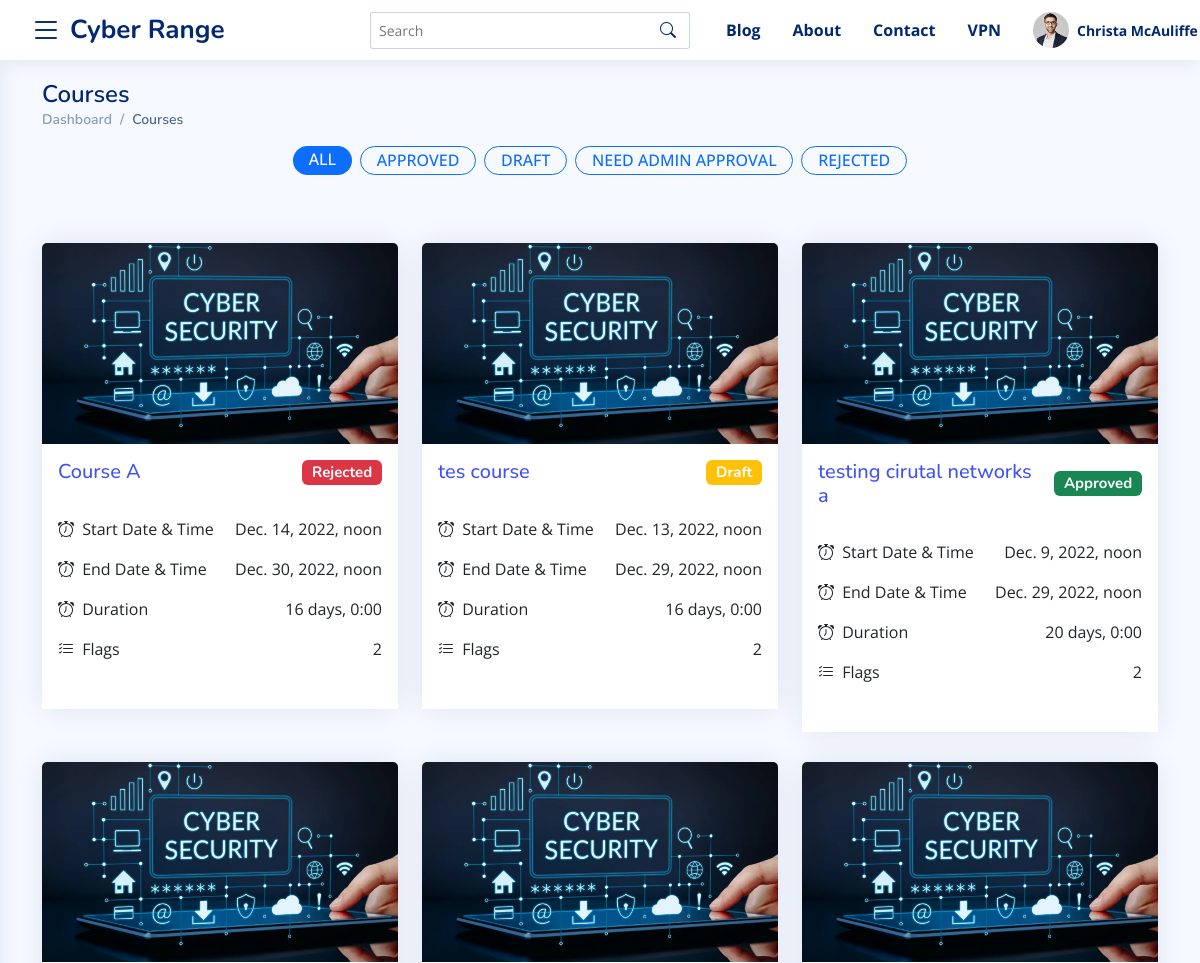
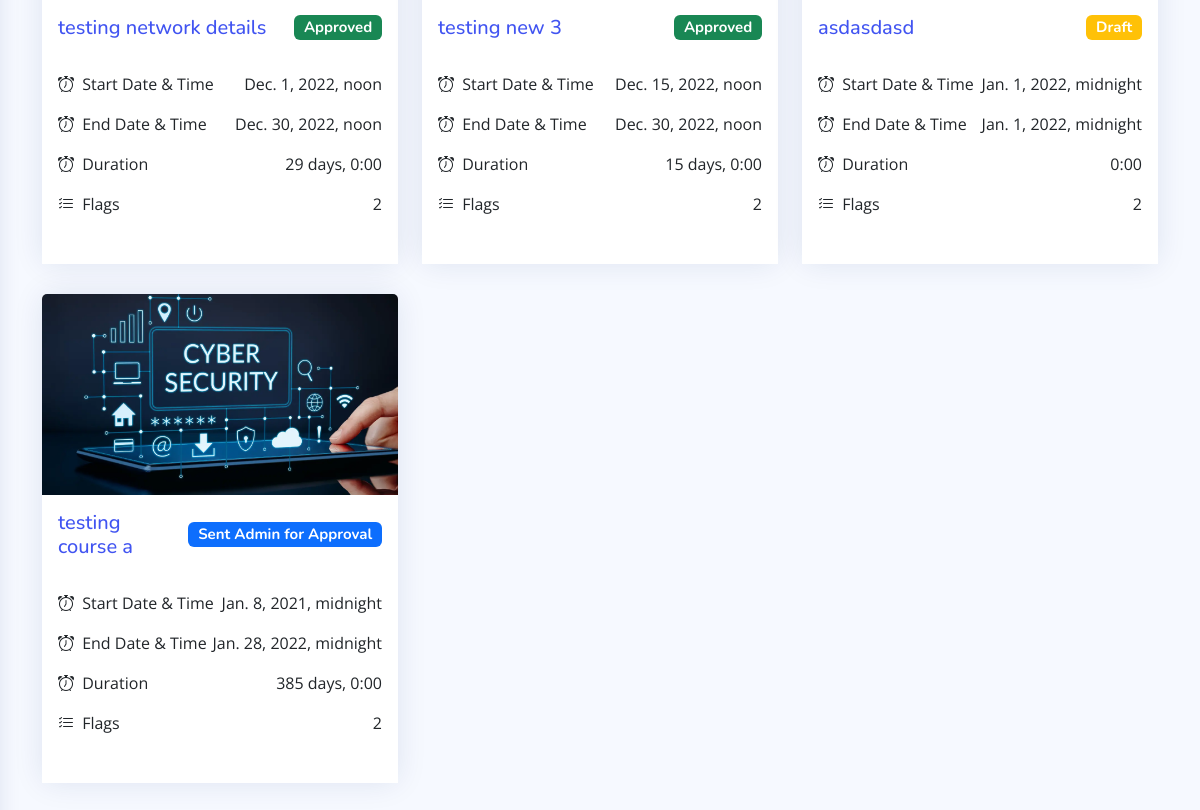
Page /instructor/courses (signed in) on the committed database (2 pictures, top to bottom).
### accounts/models.py (models this page shows, shortened)
class User(AbstractBaseUser):
    username = models.CharField(
        verbose_name="Username",
        max_length=255,
        default="",
        blank=True,
        unique=False,
    )
    email = models.EmailField(
        verbose_name='email address',
        max_length=255,
        unique=True,
    )
    is_active = models.BooleanField(default=True, help_text="User is verified and have access to the website. Admin can also block a user by un-check this field")
    is_staff = models.BooleanField(default=False , editable=False) # a admin user; non super-user
    is_superuser = models.BooleanField(default=False, help_text="Superuser of the whole website.") # a superuser
    is_student = models.BooleanField(default=False)
    is_instructor = models.BooleanField(default=False)
    is_admin = models.BooleanField(default=False)
    groups = models.ManyToManyField(
        Group,
        verbose_name=_('groups'),
        blank=True,
        help_text=_(
            'The groups this user belongs to. A user will get all permissions '
            'granted to each of their groups.'
        ),
        related_name="user_groups_set",
        related_query_name="user",
    )
    permissions = models.ManyToManyField(
        Permission,
        verbose_name=_('user permissions'),
        blank=True,
        help_text=_('Specific permissions for this user.'),
        related_name="user_permissions_set",
        related_query_name="user",
    )
    date_joined = models.DateTimeField(_('Date Joined'), blank=True, null=True, auto_now_add=True)
    updated= models.DateTimeField( verbose_name= _('Last Updated Timestamp') , auto_now= True)
    USERNAME_FIELD = 'email'
    REQUIRED_FIELDS = [] # Email & Password are required by default.
    objects = UserManager()

### master_app/models.py (models this page shows, shortened)
class Course(models.Model):
    instructor = models.ForeignKey(User, on_delete=models.CASCADE)
    name = models.CharField(max_length=100)
    start_time = models.DateTimeField(auto_now_add=False, default=timezone.now)
    end_time = models.DateTimeField(auto_now_add=False, default=timezone.now)
    created_timestamp = models.DateTimeField( auto_now_add=True )
    description = RichTextField()
    is_approved = models.CharField(max_length=2, choices=APPROVED_CHOICES, default="1")
    points = models.IntegerField(blank=True, null=True, default=60)
    def get_instructor_url(self):
        try:
            return reverse("instructor-courses-details-url", args=[self.id])
        except:
            return "#"
    def total_duration(self):
        try:
            return ("%s" % str(self.end_time - self.start_time)[:-3])
        except:
            return ("%s" % str(self.end_time - self.start_time))

### master_app/views.py (the view)
# urls.py: path("instructor/courses", views.CoursesList, name="courses-all-url"),
@login_required
@teacher_required
def CoursesList(request):
    template_name = 'master_app/instructor/courses_list.html'
    all_courses = Course.objects.filter(instructor=request.user)
    context = {
        "all_courses": all_courses
    }
    return render(request, template_name, context)

### master_app/templates/master_app/instructor/courses_list.html (shortened to what this page needs)
{%  extends 'base.html' %}
{% load static %}
{% block content %}
<main id="main" class="main">
  <section class="section dashboard">
  <div class="container">
      <div class="pagetitle">
          <h1>Courses</h1>
          <nav>
            <ol class="breadcrumb">
              <li class="breadcrumb-item"><a href="{% url 'instructor-dasboard-url' %}">Dashboard</a></li>
              <li class="breadcrumb-item active">Courses</li>
            </ol>
          </nav>
        </div>
        <div class="row justify-content-center ">
          <div class="col-12 col-md-10 col-lg-7 text-center">
            <nav class="nav justify-content-center ">
              <a
                class="badge bg-primary text-white rounded-pill mr-1 mb-1"
                href="#"
                data-toggle="pill"
                data-filter="*"
                data-target="#portfolio"
              >
                <span class="h6 text-uppercase  px-2">All</span>
              </a>
              <a
                class="badge border border-primary text-primary rounded-pill mr-1 mb-1 mx-2"
                href="#"
                data-toggle="pill"
                data-filter=".3card"
                data-target="#portfolio"
              >
                <span class="h6 text-uppercase  px-2">Approved</span>
              </a>
              <a
                class="badge  border border-primary text-primary rounded-pill mr-1 mb-1 "
                href="#"
                data-toggle="pill"
                data-filter=".1card"
                data-target="#portfolio"
              >
                <span class="h6 text-uppercase  px-2">Draft</span>
              </a>
              <a
                class="badge border border-primary text-primary rounded-pill mr-1 mb-1 mx-2"
                href="#"
                data-toggle="pill"
                data-filter=".2card"
                data-target="#portfolio"
              >
                <span class="h6 text-uppercase  px-2">Need Admin Approval</span>
              </a>
              <a
                class="badge border border-primary text-primary rounded-pill mr-1 mb-1 "
                href="#"
                data-toggle="pill"
                data-filter=".4card"
                data-target="#portfolio"
              >
                <span class="h6 text-uppercase  px-2">Rejected</span>
              </a>
            </nav>
          </div>
        </div>
        <div class="row my-5 py-3" id="portfolio" data-isotope='{"layoutMode": "fitRows"}'>
          {% for course in all_courses %}
            {% include 'master_app/course_card.html' with cURL=course.get_instructor_url %}
          {% endfor %}
        </div>
{% endblock %}

### master_app/templates/master_app/header.html (shortened to what this page needs)
{% load static %}
<header class="header fixed-top d-flex align-items-center  sticky-top ">
  <div class="d-flex align-items-center justify-content-center">
    <i class="bi bi-list toggle-sidebar-btn"></i>
    <a href="{% url 'master_index' %}" class="logo d-flex align-items-center ms-2">
      <span class="d-none d-lg-block">Cyber Range</span>
    </a>
  </div>
  <div class="search-bar">
    <form class="search-form d-flex align-items-center" method="POST" action="#">
      <input type="text" name="query" placeholder="Search" title="Enter search keyword">
      <button type="submit" title="Search"><i class="bi bi-search"></i></button>
    </form>
  </div>
  <nav class="header-nav  ms-auto">
    <ul class="d-flex align-items-center">
      {% if request.user.is_authenticated %}
      <li class="nav-item">
        <a href="#!" class="nav-link nav-profile d-flex align-items-center px-3 fw-bold">
          Blog</a>
      </li>
      <li class="nav-item">
        <a href="#!" class="nav-link nav-profile d-flex align-items-center px-3 fw-bold">
          About</a>
      </li>
      <li class="nav-item">
        <a href="#!" class="nav-link nav-profile d-flex align-items-center px-3 fw-bold">
          Contact</a>
      </li>
      <li class="nav-item">
        <a href="{% static 'assets/client.ovpn' %}" class="nav-link nav-profile d-flex align-items-center px-3 fw-bold"> VPN </a>
      </li>
      <li class="nav-item dropdown px-3">
        <a class="nav-link nav-profile d-flex align-items-center pe-0" href="#" data-bs-toggle="dropdown">
          <img src="{% static 'assets/img/profile-img.jpg' %}" alt="Profile" class="rounded-circle">
          <span class="d-none d-md-block dropdown-toggle ps-2 fw-bold">{{ request.user.username }}</span>
        </a>
      </li>
      {% endif %}
    </ul>
  </nav>
</header>

### master_app/templates/master_app/course_card.html
{% load static %}
<div class="col-12 col-md-4 col-lg-4 col-xll-3  align-items-stretch {{ course.is_approved }}card">
    <div class="card  ">
        <div class="card-header p-0 border-0 ">
            <img class="card-img-top" src="{% static 'assets/img/Ad.webp' %}" alt="">
        </div>
        <div class="card-body p-3 bg-white">
            <h5 class="d-flex justify-content-between align-items-center ">
              <a href="{{ cURL }}" class="me-3">{{ course.name }}</a>
            {% if course.is_approved == "1" %}
              <span class="badge bg-warning">Draft</span>
            {% elif course.is_approved == "2" %}
              <span class="badge bg-primary">Sent Admin for Approval</span>
            {% elif course.is_approved == "3" %}
              <span class="badge bg-success">Approved</span>
            {% elif course.is_approved == "4"  %}
              <span class="badge bg-danger">Rejected</span>
            {% endif %}</h5>
            <ul class="list-group  list-group-flush px-0 mx-0 my-4">
              <li class="list-group-item d-flex justify-content-between align-items-start px-0 border-0">
                <div >
                  <div ><i class="bi bi-alarm me-1"></i> Start Date & Time</div>
                </div>
                {{ course.start_time }}
              </li>
              <li class="list-group-item d-flex justify-content-between align-items-start px-0 border-0">
                <div >
                  <div ><i class="bi bi-alarm me-1"></i> End Date & Time</div>
                </div>
                {{ course.end_time }}
              </li>
              <li class="list-group-item d-flex justify-content-between align-items-start px-0 border-0">
                <div >
                  <div ><i class="bi bi-alarm me-1"></i> Duration</div>
                </div>
                {{ course.total_duration }}
              </li>
              <li class="list-group-item d-flex justify-content-between align-items-start px-0 border-0">
                <div >
                  <div ><i class="bi bi-list-check me-1"></i> Flags</div>
                </div>
                2
              </li>
            </ul>
        </div>
    </div>
</div>

### master_app/static/assets/css/style.css (style rules this page uses)
:root { scroll-behavior: smooth; }
body { font-family: "Open Sans", sans-serif; background: #f6f9ff; color: #444444; }
a { color: #4154f1; text-decoration: none; }
h1, h2, h3, h4, h5, h6 { font-family: "Nunito", sans-serif; }
#main { margin-top: 60px; padding: 20px 30px; transition: all 0.3s; }
.pagetitle { margin-bottom: 10px; }
.pagetitle h1 { font-size: 24px; margin-bottom: 0; font-weight: 600; color: #012970; }
.card { margin-bottom: 30px; border: none; border-radius: 5px; box-shadow: 0px 0 30px rgba(1, 41, 112, 0.1); }
.card-header, .card-footer { border-color: #ebeef4; background-color: #fff; color: #798eb3; padding: 15px; }
.card-body { padding: 0 20px 20px 20px; }
.breadcrumb { font-size: 14px; font-family: "Nunito", sans-serif; color: #899bbd; font-weight: 600; }
.breadcrumb a { color: #899bbd; transition: 0.3s; }
.breadcrumb .breadcrumb-item::before { color: #899bbd; }
.breadcrumb .active { color: #51678f; font-weight: 600; }
.logo { line-height: 1; }
@media (min-width: 1200px) { .logo { width: 280px; } }
.logo span { font-size: 26px; font-weight: 700; color: #012970; font-family: "Nunito", sans-serif; }
.header { transition: all 0.5s; z-index: 997; height: 60px; box-shadow: 0px 2px 20px rgba(1, 41, 112, 0.1); background-color: #fff; padding-left: 20px; }
.header .toggle-sidebar-btn { font-size: 32px; padding-left: 10px; cursor: pointer; color: #012970; }
.header .search-bar { min-width: 360px; padding: 0 20px; }
.header .search-form { width: 100%; }
.header .search-form input { border: 0; font-size: 14px; color: #012970; border: 1px solid rgba(1, 41, 112, 0.2); padding: 7px 38px 7px 8px; border-radius: 3px; transition: 0.3s; width: 100%; }
.header .search-form button { border: 0; padding: 0; margin-left: -30px; background: none; }
.header .search-form button i { color: #012970; }
.header-nav ul { list-style: none; }
.header-nav>ul { margin: 0; padding: 0; }
.header-nav .nav-profile { color: #012970; }
.header-nav .nav-profile img { max-height: 36px; }
.header-nav .nav-profile span { font-size: 14px; font-weight: 600; }
@media (min-width: 1200px) { #main, #footer { margin-left: 300px; } }
@media (min-width: 1200px) { .toggle-sidebar #main, .toggle-sidebar #footer { margin-left: 0; } }

### master_app/templates/master_app/base.html (style rules this page uses)
#main { margin-top: 0; }
.card { border-radius: 0.625rem; }

### rows in the picture
User: user.username "Christa McAuliffe"
Course: name "Course A", is_approved "Rejected", start_time "Dec. 14, 2022, noon", end_time "Dec. 30, 2022, noon", total_duration "16 days, 0:00"
Course: name "tes course", is_approved "Draft", start_time "Dec. 13, 2022, noon", end_time "Dec. 29, 2022, noon", total_duration "16 days, 0:00"
Course: name "testing cirutal networks a", is_approved "Approved", start_time "Dec. 9, 2022, noon", end_time "Dec. 29, 2022, noon", total_duration "20 days, 0:00"
Course: name "testing network details", is_approved "Approved", start_time "Dec. 1, 2022, noon", end_time "Dec. 30, 2022, noon", total_duration "29 days, 0:00"
Course: name "testing new 3", is_approved "Approved", start_time "Dec. 15, 2022, noon", end_time "Dec. 30, 2022, noon", total_duration "15 days, 0:00"
Course: name "asdasdasd", is_approved "Draft", start_time "Jan. 1, 2022, midnight", end_time "Jan. 1, 2022, midnight", total_duration "0:00"
Course: name "testing course a", is_approved "Sent Admin for Approval", start_time "Jan. 8, 2021, midnight", end_time "Jan. 28, 2022, midnight", total_duration "385 days, 0:00"
